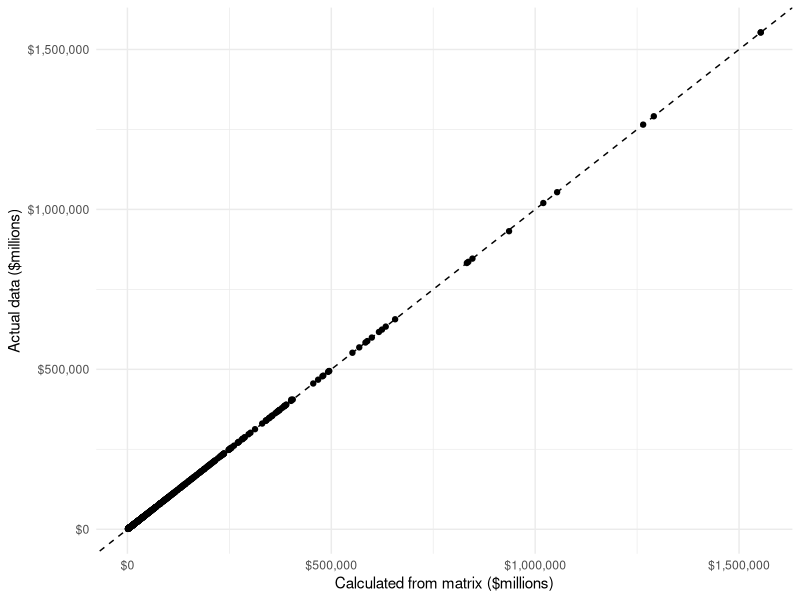
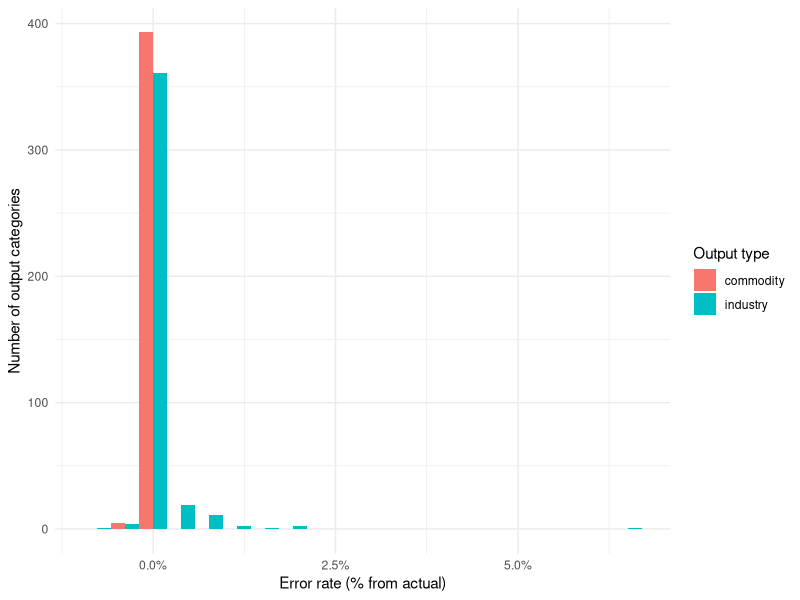

Write R code to recreate these figures, in order.
library(tidyverse)
library(readxl)
# these will help a LOT. all available as of Nov 2025.
# reference text 1: data/raw/input-output-tables/reference_text_1.pdf
# reference text 2: data/raw/input-output-tables/reference_text_2.pdf
# reference text 3: data/raw/input-output-tables/reference_text_3.pdf

# these will help too
exclude_codes = 
  c( "S00401","S00402","S00300","S00900","T005","V00100","V00200","V00300","T006","T008" )

commodity_dictionary = 
  read_excel(
    "data/raw/input-output-tables/detail-level/use_before_redef_prod_price.xlsx",
    sheet = '2017',
  skip = 5 ) |> 
  select(`Code`,`Commodity Description`)

dictionary = 
  read_excel(
    "data/raw/input-output-tables/detail-level/make.xlsx",
    sheet = '2017',
    skip = 5 ) |>
  dplyr::select(Code, `Industry Description`) |> 
  full_join( commodity_dictionary )

# uses IO data from BEA for 2017, see: https://www.bea.gov/itable/input-output
use_df = 
  read_excel(
    "data/raw/input-output-tables/detail-level/use_before_redef_prod_price.xlsx",
    sheet = '2017',
    skip = 5
  ) |> 
  mutate( across(everything(), ~replace_na(.,0))) 

total_final_uses = 
  use_df$...426[!grepl("V|T",use_df$Code)]

final_uses_col = 
  use_df$...426[!(use_df$Code %in% exclude_codes)]

use_matrix_total = 
  filter( use_df, !grepl("V|T",Code) ) |> 
  select( `1111A0`:`S00203`) |>
  mutate( across(everything(), ~replace_na(.,0))) |> 
  as.matrix() |> 
  unname()

use_matrix = 
  filter( use_df, !(Code %in% exclude_codes) ) |> 
  select( `1111A0`:`S00203`) |>
  mutate( across(everything(), ~replace_na(.,0))) |> 
  as.matrix() |> 
  unname()

make_df = 
  read_excel(
    "data/raw/input-output-tables/detail-level/make.xlsx",
    sheet = '2017',
    skip = 5
  )|> 
  mutate( across(everything(), ~replace_na(.,0))) 

make_matrix_total = 
  filter(make_df, Code != "T007") |> 
  select( `1111A0`:`S00900`) |>
  as.matrix()

make_matrix = 
  make_matrix_total[,-which(colnames(make_matrix_total) %in% c("S00401","S00402","S00300","S00900"))] 

industry_output_total = 
  make_df$T008[make_df$Code != "T007"] 

scrap_col = 
  make_df$S00401[make_df$Code != "T007"]

industry_output_col = 
  industry_output_total - scrap_col

nonscrap_ratio = industry_output_col/industry_output_total

nonscrap_ratio_hat = diag(nonscrap_ratio)
nonscrap_ratio_hat.inv = solve(nonscrap_ratio_hat)

g_hat = diag(industry_output_total)
g_hat.inv = solve(g_hat)

commodity_output_col = 
  use_df$...427[!(use_df$Code %in% exclude_codes)]

q_hat = 
  diag(commodity_output_col)
q_hat.inv =
  solve(q_hat)

direct_input_coef_matrix = 
  use_matrix%*%g_hat.inv

mkt_share_matrix = 
  make_matrix%*%q_hat.inv

transformation_matrix = 
  nonscrap_ratio_hat.inv%*%mkt_share_matrix

direct_coef_matrix = 
  direct_input_coef_matrix%*%transformation_matrix

com_total_req_matrix_uninv = 
  diag(nrow(direct_coef_matrix)) - direct_coef_matrix
com_total_req_matrix = # commodity x commodity
  solve(com_total_req_matrix_uninv) # this seems to work!

#comp_total_req_matrix = 
#  read_excel(
#    "data/raw/input-output-tables/detail-level/com-com_total_requirement.xlsx", 
#    sheet = '2017',skip = 4
#  ) |> 
#  filter( Code != "T010" ) |> 
#  select(`1111A0`:`S00900`) |> 
#  unname() |> 
#  as.matrix()
#
#error_matrix = 
#  comp_total_req_matrix[-c(400:401),-c(400:401)] - total_req_matrix

ind_com_total_req_matrix = # industry x commodity
  transformation_matrix%*%com_total_req_matrix

ind_total_req_matrix = # industry x industry
  transformation_matrix%*%direct_input_coef_matrix

# validating the total requirements tables
# see last paragraph on p.'12-14' of reference text 1

tot_req_validate_df = 
  tibble(
    check_column = 
      c(
      as.numeric(com_total_req_matrix%*%final_uses_col), 
      as.numeric(ind_com_total_req_matrix%*%final_uses_col)
    ),
    actual_column = c(commodity_output_col, industry_output_col),
    error_rate_vs_actual = (check_column/actual_column) - 1,
    output_type = 
      c(
      rep("commodity", length(commodity_output_col)), 
      rep("industry", length(industry_output_col))
     )
  )

ggplot( tot_req_validate_df, aes( x = check_column, y = actual_column) ) + 
  geom_point() + 
  geom_abline(slope = 1, intercept = 0, linetype = 2) +
  labs( x = "Calculated from matrix ($millions)", y = "Actual data ($millions)") +
  scale_x_continuous(labels = scales::dollar_format()) +
  scale_y_continuous(labels = scales::dollar_format()) +
  theme_minimal()

ggplot( tot_req_validate_df, aes( x = error_rate_vs_actual, fill = output_type) ) + 
  geom_histogram( bins = 20, color = NA, position = 'dodge') + 
  labs( x = "Error rate (% from actual)", y = "Number of output categories", fill = "Output type") +
  scale_x_continuous(labels = scales::percent_format()) +
  theme_minimal()

lm( actual_column ~ check_column, tot_req_validate_df ) |> summary()

# plots of errors compared to official BEA total requirements matrix
# feel free to comment these out if not needed

#com_comp_total_req_matrix = 
#  readxl::read_excel(
#    "data/raw/input-output-tables/detail-level/com-com_total_requirement.xlsx",
#    sheet = '2017',
#    skip = 4
#  ) |> 
#  filter( !(Code %in% c(exclude_codes,"T010") )) |> 
#  select(`1111A0`:`S00203`) |> 
#  as.matrix()
#
#com_error_matrix =  # commodity x commodity
#  com_comp_total_req_matrix - com_total_req_matrix
#
#ind_com_comp_total_req_matrix = 
#  readxl::read_excel(
#    "data/raw/input-output-tables/detail-level/ind-com_total_requirement.xlsx",
#    sheet = '2017',
#    skip = 4
#  ) |> 
#  filter( !(Code %in% c(exclude_codes,"T010") )) |> 
#  select(`1111A0`:`S00203`) |> 
#  as.matrix()
#
#ind_com_error_matrix = 
#  ind_com_comp_total_req_matrix - ind_com_total_req_matrix
#
#ind_comp_total_req_matrix = 
#    readxl::read_excel(
#    "data/raw/input-output-tables/detail-level/ind-ind_total_requirement.xlsx",
#    sheet = '2017',
#    skip = 4
#  ) |> 
#  filter( Code != "T009" ) |> 
#  select(!1:2) |> 
#  as.matrix()
#
#ind_error_matrix = 
#  ind_comp_total_req_matrix - ind_total_req_matrix
#
#hist(
#  com_error_matrix,
#  breaks = 30,
#  xlab = "Deviation from BEA",
#  ylab = "Number of matrix entries",
#  main = "Commodity-by-commodity requirement table error"
#)
#text(0.2, 6e4, bquote(sigma == .(round(sd(as.vector(com_error_matrix)), 5 ))))
#
#hist(
#  ind_com_error_matrix,
#  breaks = 30,
#  xlab = "Deviation from BEA",
#  ylab = "Number of matrix entries",
#  main = "Industry-by-commodity requirement table error"
#)
#text(0.35, 50000, bquote(sigma == .(round(sd(as.vector(ind_com_error_matrix)), 5 ))))
#
#hist(
#  ind_error_matrix,
#  breaks = 30,
#  xlab = "Deviation from BEA",
#  ylab = "Number of matrix entries",
#  main = "Industry-by-industry requirement table error"
#)
#text(0.7, 80000, bquote(sigma == .(round(sd(as.vector(ind_error_matrix)), 5 ))))
#
#tibble(
#  computed = as.vector(ind_com_total_req_matrix),
#  bea = as.vector(ind_com_comp_total_req_matrix)
#) |> 
#  ggplot( aes( x = computed, y = bea)) + 
#  geom_point() + 
#  geom_abline(slope = 1, intercept = , linetype = 2) + 
#  theme_minimal()
#
#tibble(
#  computed = as.vector(ind_com_total_req_matrix),
#  bea = as.vector(ind_com_comp_total_req_matrix)
#) |> 
#  lm( formula = bea ~ computed ) |> summary()
